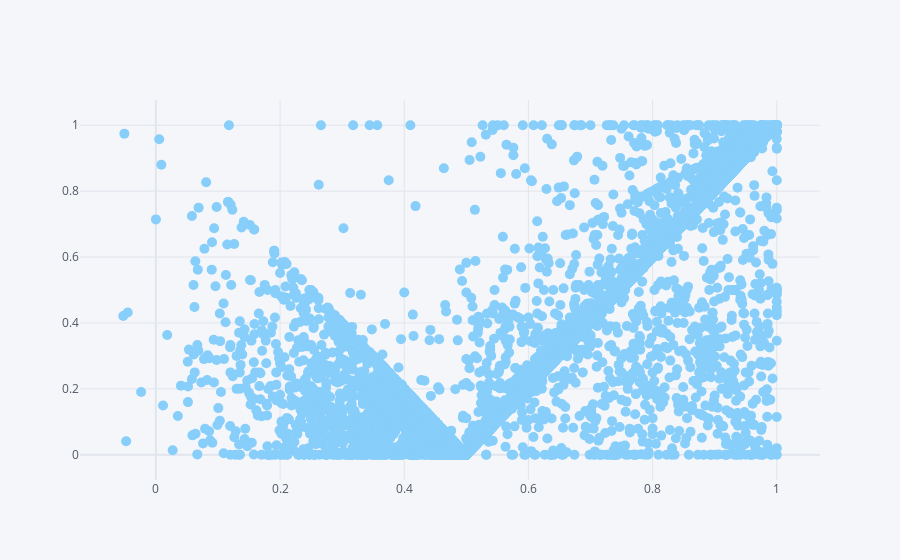

Notebook source saved alongside this figure:
### Code cell
all_games_pl1x.iplot(y='W1/P1',mode='markers',color='LightSkyBlue',size=10)
# fig.update_traces(marker=dict(size=12,color='LightSkyBlue',
#                               line=dict(width=2,
#                                         color='DarkSlateGrey')))

### Figure 1 — Plotly figure (JSON) as saved in the notebook; plotly's stock layout.template omitted (floating-point values rounded to 4 significant figures; data arrays with more than 128 entries replaced by an {"elided": "..."} marker saying what was removed)
{"data": [{"line": {"color": "rgba(135, 206, 250, 1.0)", "dash": "solid", "shape": "linear", "width": 1.3}, "marker": {"size": 10, "symbol": "circle"}, "mode": "markers", "name": "W1/P1", "text": "", "type": "scatter", "x": {"elided": "6135 float values"}, "y": {"elided": "6135 float values"}}], "layout": {"legend": {"bgcolor": "#F5F6F9", "font": {"color": "#4D5663"}}, "paper_bgcolor": "#F5F6F9", "plot_bgcolor": "#F5F6F9", "title": {"font": {"color": "#4D5663"}}, "xaxis": {"gridcolor": "#E1E5ED", "showgrid": true, "tickfont": {"color": "#4D5663"}, "title": {"font": {"color": "#4D5663"}, "text": ""}, "zerolinecolor": "#E1E5ED"}, "yaxis": {"gridcolor": "#E1E5ED", "showgrid": true, "tickfont": {"color": "#4D5663"}, "title": {"font": {"color": "#4D5663"}, "text": ""}, "zerolinecolor": "#E1E5ED"}}}
